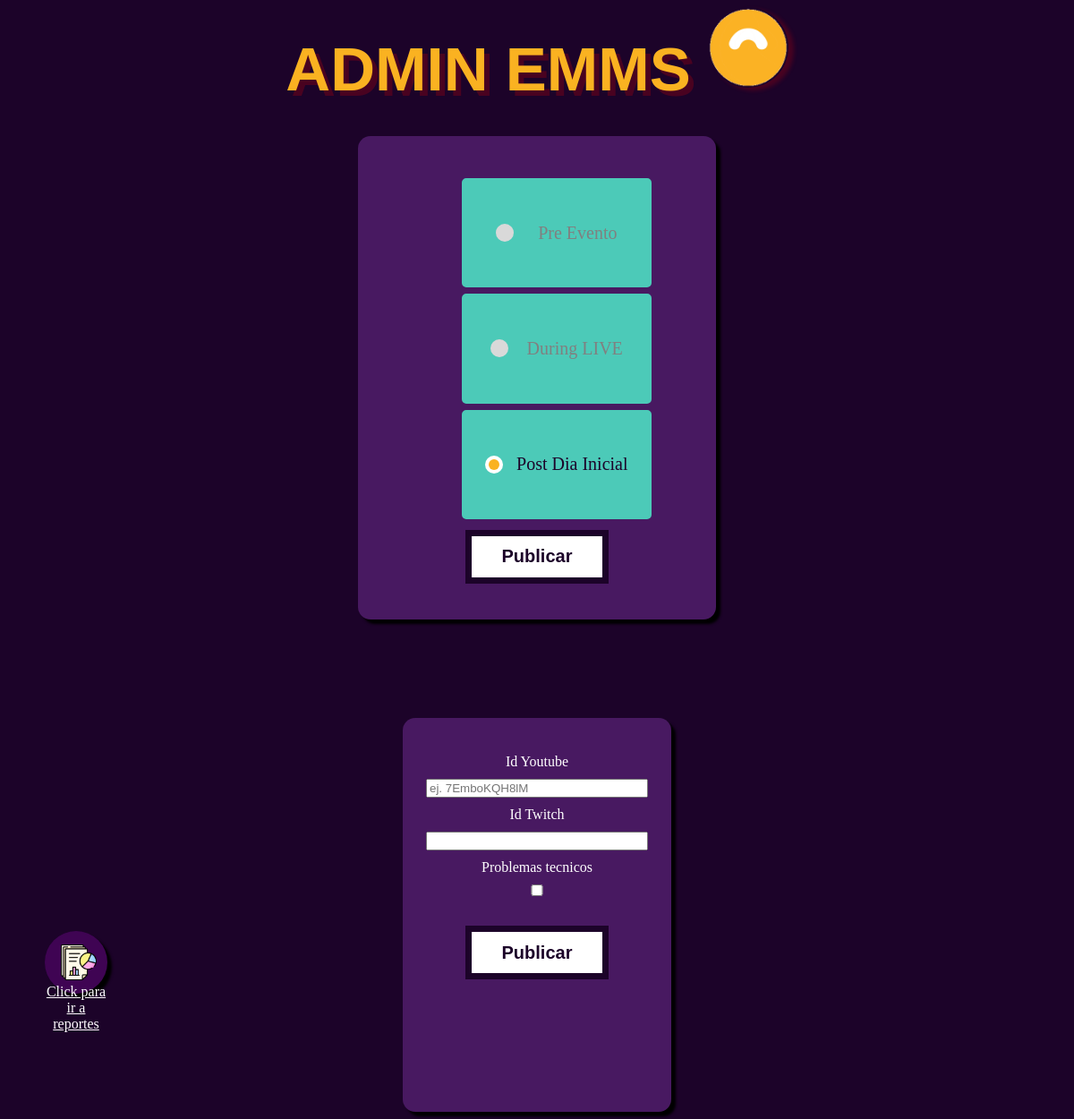
The page /admin21/index.php on the database as committed earlier.
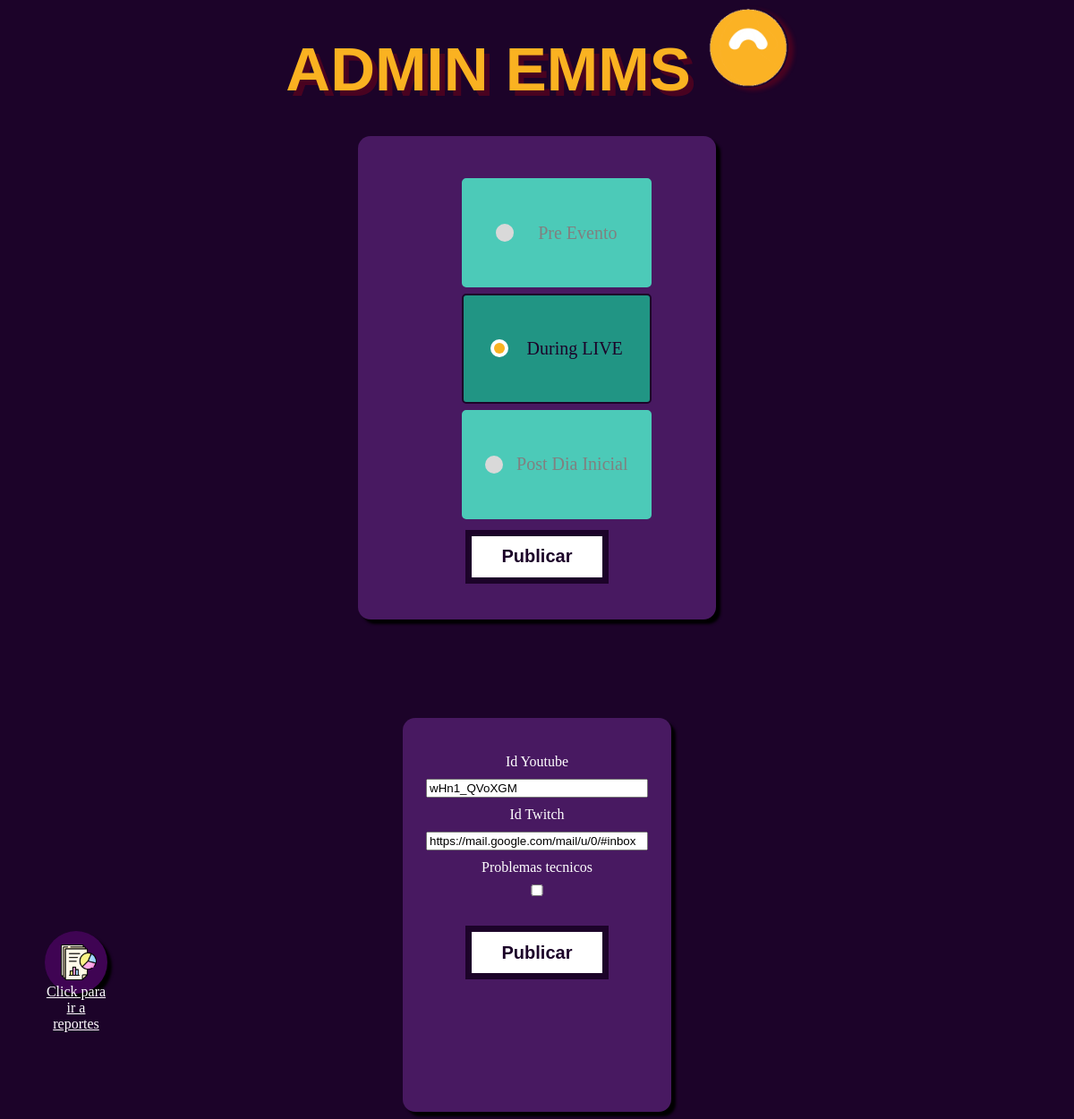
The same page on the database as committed later.
### tables this page shows
CREATE TABLE `settings` (
  `id` int NOT NULL,
  `youtube` varchar(20) NOT NULL,
  `twitch` varchar(250) NOT NULL,
  `fallas_tecnicas` tinyint(1) NOT NULL
);

### services/utils/ipAddress.php (called while the page is built, shortened)
<?php
function isVPNUserAdmin()
{
    require('./../config.php');
    if (PRODUCTION) {
        $ip = getIpAddress();
        if (in_array($ip, $allow_ips))
            return true;
        else
            return false;
    } else {
        return true;
    }
}

### config.php (called while the page is built, shortened)
<?php
$DB_NAME = getenv("MYSQL_DATABASE");
$DB_USER = getenv("MYSQL_USER");
$DB_PASSWORD = getenv("MYSQL_PASSWORD");
$DB_HOST = getenv("MYSQL_HOST");

### db.php (called while the page is built, shortened)
<?php
class db {
    protected $connection;
	public $query;
	public function __construct($dbhost = 'db', $dbuser = 'root', $dbpass = '', $dbname = '', $charset = 'utf8') {
		$this->connection = new mysqli($dbhost, $dbuser, $dbpass, $dbname);
		$this->connection->set_charset($charset);
	}
    public function query($query) {
		if ($this->query = $this->connection->prepare($query)) {
            $this->query->execute();
        } else {
            $this->error('Unable to prepare MySQL statement (check your syntax) - ' . $this->connection->error);
        }
		return $this;
    }
	public function fetchArray() {
	    $params = array();
        $row = array();
	    $meta = $this->query->result_metadata();
	    while ($field = $meta->fetch_field()) {
	        $params[] = &$row[$field->name];
	    }
	    call_user_func_array(array($this->query, 'bind_result'), $params);
        $result = array();
		while ($this->query->fetch()) {
			foreach ($row as $key => $val) {
				$result[$key] = $val;
			}
		}
        $this->query_closed = TRUE;
		return $result;
	}
}
?>

### admin21/index.php (the view, shortened to what this page needs)
<!DOCTYPE html>
<html>
<head>
	<link rel="stylesheet" type="text/css" href="https://cdn.fromdoppler.com/doppler-ui-library/v3.102.0/css/styles.css">
	<link rel="stylesheet" href="css/admin.css">
</head>
<body class="dp-library">
	<?PHP
	require_once('./../config.php');
	require_once('./../services/utils/ipAddress.php');
	if (isVPNUserAdmin()) {
		include "./../db.php";
		$db = new db($DB_HOST, $DB_USER, $DB_PASSWORD, $DB_NAME);
	?>
		<?PHP
		$settings = $db->query('SELECT * FROM settings ORDER BY id DESC LIMIT 1')->fetchArray();
		?>
		<a href="report.php" class="float">
			<div class="dp-tooltip-container">
				<img src="img/report.png" alt="Icono de reporte" class="img-report">
				<div class="dp-tooltip-top">
					<span>Click para ir a reportes</span>
				</div>
			</div>
		</a>
		<div class="dp-container">
			<div class="dp-rowflex">
				<div class="col-sm-12 col-md-7 admin-container">
					<h1>ADMIN EMMS</h1>
					<img src="img/iso-doppler.gif" alt="Doppler" class="logoD">
					<div class="instance-container">
						<div>
							<form method="POST" class="form">
								<div class="wrapper">
									<label for="option-1" class="option option-1">
										<div class="dot"></div>
										<span>Pre Evento</span>
									</label>
									<label for="option-2" class="option option-2">
										<div class="dot"></div>
										<span>During LIVE</span>
									</label>
									<label for="option-3" class="option option-3">
										<div class="dot"></div>
										<span>Post Dia Inicial</span>
									</label>
									<button type="submit" class="btn-send noselect">Publicar</button>
								</div>
							</form>
						</div>
					</div>
				</div>
				<div class="col-sm-0 col-md-4 admin-container">
					<div class="instance-container" id="id-setting">
						<form action="settings.php" method="POST" class="form">
							<div class="wrapper">
								<label>Id Youtube</label>
								<input type="text" id="youtube" name="youtube" value="<?= $settings['youtube'] ?>" placeholder="ej. 7EmboKQH8lM" />
								<label>Id Twitch</label>
								<input type="text" id="twitch" name="twitch" value="<?= $settings['twitch'] ?>" />
								<label>Problemas tecnicos</label>
								<input type="checkbox" id="tecnicos" name="tecnicos" value="false" <?= ($settings['fallas_tecnicas'] === 1) ? "checked" : "" ?> />
								<br />
								<br />
								<button type="submit" class="btn-send noselect">Publicar</button>
							</div>
						</form>
					</div>
				</div>
			</div>
		</div>
	<?PHP
	}
	?>
</body>
</html>

### admin21/css/admin.css (style rules this page uses)
:root { --link-emms: #4CCAB8; --hover-link-emms: #219584; --violet-emms: #3F0453; --grey-emms: #333333; --violet-back-emms: #1C0329; --h1-emms: #FAB221; }
body { background-color: var(--violet-back-emms); }
.dp-library .dp-container .dp-rowflex .admin-container { text-align: center; }
.logoD { width: 90px; height: 90px; display: inline-block; vertical-align: top; box-shadow: 6px 3px 5px rgb(255 0 0 / 20%); border-radius: 50%; }
.dp-library .dp-container .dp-rowflex .admin-container h1 { display: inline-block; font-family: Helvetica, sans-serif; color: var(--h1-emms); padding-bottom: 15px; font-size: 69px; margin: 30px 15px 20px 0px; text-shadow: 6px 6px 0px rgb(255 0 0 / 20%); }
.dp-library .dp-container .dp-rowflex .admin-container .instance-container { text-align: center; width: 400px; height: 500px; background: #481961; box-shadow: 5px 5px 3px #000000; border-radius: 14px; margin: 0 auto; padding: 20px 0px; color: white; }
.dp-library .dp-container .dp-rowflex .admin-container #id-setting { height: 400px; width: 300px; margin-top: 110px; }
.dp-rowflex .admin-container #id-setting input { margin: 10px 20px; width: 80%; }
.dp-library .dp-container input[type=checkbox] { position: initial; }
.dp-library .dp-container .form { display: flex; justify-content: center; margin-top: 20px; }
.dp-library .dp-container .form label { color: white; }
.wrapper .option { background: var(--link-emms); height: 70%; width: 100%; display: flex; align-items: center; justify-content: space-evenly; margin: 7px 10px; border-radius: 5px; cursor: pointer; padding: 0 10px; border: 2px solid var(--link-emms); transition: all 0.3s ease; }
.wrapper .option .dot { height: 20px; width: 20px; background: #d9d9d9; border-radius: 50%; position: relative; }
.wrapper .option .dot::before { position: absolute; content: ""; top: 4px; left: 4px; width: 12px; height: 12px; background: var(--h1-emms); border-radius: 50%; opacity: 0; transform: scale(1.5); transition: all 0.3s ease; }
#option-1:checked:checked~.option-1, #option-2:checked:checked~.option-2 { border-color: var(--violet-back-emms); background: var(--hover-link-emms); }
#option-1:checked:checked~.option-1 .dot, #option-2:checked:checked~.option-2 .dot, #option-3:checked:checked~.option-3 .dot { background: #fff; }
#option-1:checked:checked~.option-1 .dot::before, #option-2:checked:checked~.option-2 .dot::before, #option-3:checked:checked~.option-3 .dot::before { opacity: 1; transform: scale(1); }
.wrapper .option span { font-size: 20px; color: #808080; }
#option-1:checked:checked~.option-1 span, #option-2:checked:checked~.option-2 span, #option-3:checked:checked~.option-3 span { color: var(--violet-back-emms); }
.noselect { -webkit-touch-callout: none; -webkit-user-select: none; -khtml-user-select: none; -moz-user-select: none; -ms-user-select: none; user-select: none; -webkit-tap-highlight-color: transparent; }
.btn-send { margin-top: 10px; width: 150px; height: 50px; cursor: pointer; font-size: 20px; font-weight: bold; color: var(--violet-back-emms); background: white; border: 2px solid var(--violet-back-emms); box-shadow: 5px 5px 0 var(--violet-back-emms), -5px -5px 0 var(--violet-back-emms), -5px 5px 0 var(--violet-back-emms), 5px -5px 0 var(--violet-back-emms); transition: 500ms ease-in-out; }
.float { position: fixed; width: 70px; height: 70px; bottom: 140px; left: 50px; background-color: var(--violet-emms); color: #FFF; border-radius: 50px; text-align: center; box-shadow: 5px 5px 3px #000000; z-index: 15; }
.img-report { width: 40px; height: 40px; margin: 15px 0px 0px 5px; }
@media only screen and (min-width: 600px) { .float { position: fixed; width: 70px; height: 70px; top: 20px; right: 50px; left: unset; } }
@media only screen and (min-width: 768px) { .float { top: unset; right: unset; position: fixed; width: 70px; height: 70px; bottom: 140px; left: 50px; } }

Rows that differ between the two databases and show on the page:
added settings: youtube "wHn1_QVoXGM", twitch "https://mail.google.com/mail/u/0/#inbox"
Other text that changed with them:
form field tecnicos: "☐" → (not shown)
